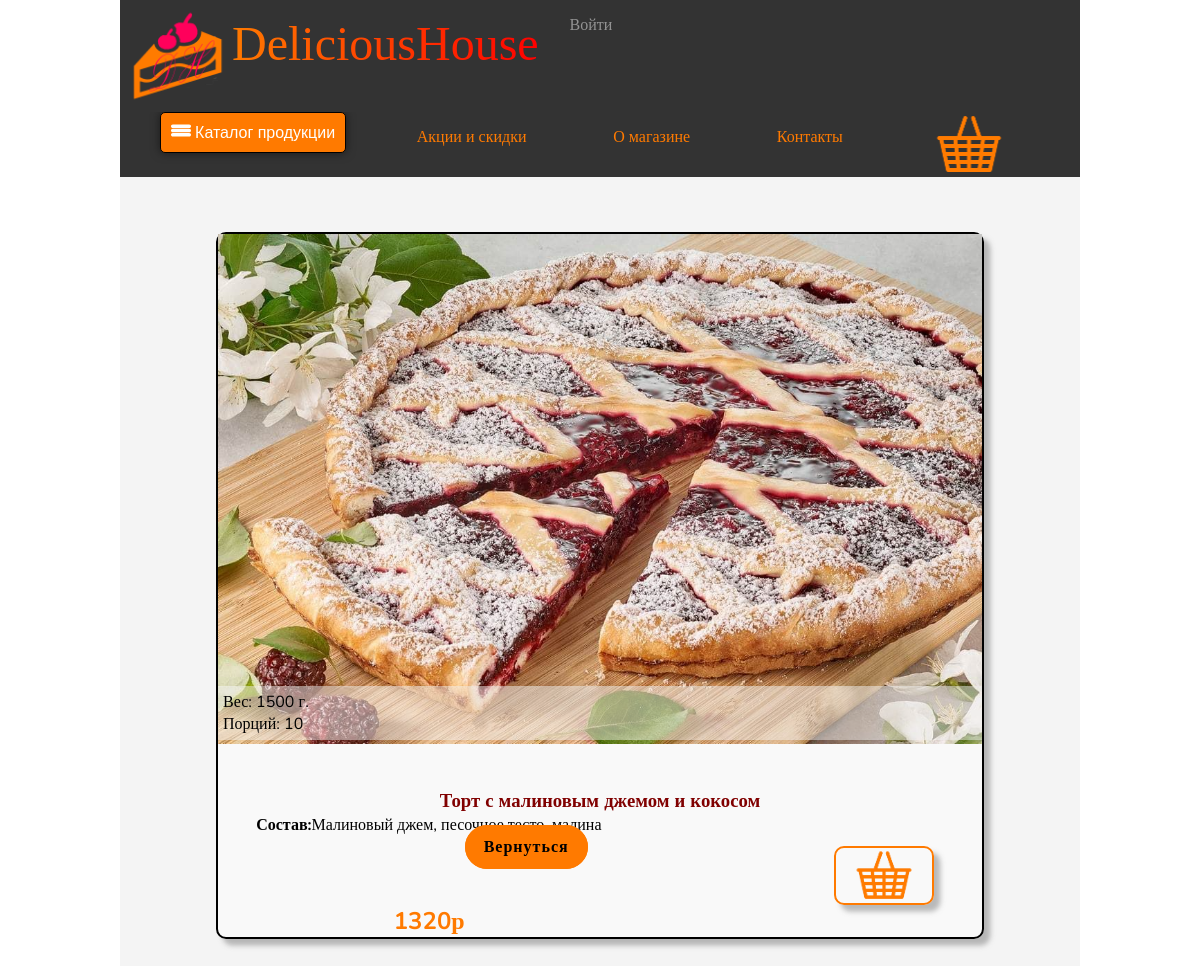
The app's page /products/show.php?id=10 with its own data.
### tables this page shows
CREATE TABLE `products` (
  `id` int(11) NOT NULL,
  `category_id` int(11) DEFAULT NULL,
  `country_id` int(11) DEFAULT NULL,
  `name` varchar(50) DEFAULT NULL,
  `description` varchar(255) NOT NULL,
  `image` varchar(255) DEFAULT NULL,
  `numberOfServings` int(255) DEFAULT NULL,
  `weight` float DEFAULT NULL,
  `price` float DEFAULT NULL
);

### products/show.php (called while the page is built)
<?php
include $_SERVER['DOCUMENT_ROOT'] . '/bootstrap.php';
$id = $_GET['id'] ?? 1;
$product = $dataProd->getOneProduct($id);
include $_SERVER['DOCUMENT_ROOT'] . '/products/show.view.php';

### BD/Connect.php (called while the page is built, shortened)
<?php
class Connect
{
    public static function make($conn)
    {
        return new PDO(
            'mysql:host=' . $conn['host'] . ';dbname=' . $conn['dbname'],
            $conn['login'],
            $conn['password'],
            $conn['options']
        );
    }
}

### bootstrap.php (called while the page is built, shortened)
<?php
include $_SERVER['DOCUMENT_ROOT'] . '/BD/Connect.php';
include $_SERVER['DOCUMENT_ROOT'] . '/APP/Models/Product.php';
$dataProd = new Product(Connect::make(CONN));

### APP/Models/Product.php (called while the page is built, shortened)
<?php
class Product
{
    protected $pdo;
    public function __construct(PDO $pdo)
    {
        $this->pdo = $pdo;
    }
    public function getOneProduct($id)
    {
        $stmt = $this->pdo->prepare('SELECT * FROM products WHERE id=:id');
        $stmt->execute(['id' => $id]);
        return $stmt->fetch();
    }
}

### products/show.view.php (the view)
<?php
include $_SERVER['DOCUMENT_ROOT'] . '/templates/header.view.php';
?>
<link rel="stylesheet" href="/CSS/navAdmin.css">
<div class="cards">
    <div class="cardShow">
        <?php if ($product): ?>
        <div class="imgBlock">
            <img class="imgCards" src="/IMG/<?= $product->image ?>" alt="img">
            <div class="countInfo">
                <div>Вес: <?= $product->weight ?> г.</div>
                <div>Порций: <?= $product->numberOfServings ?></div>
            </div>
        </div>
        <div class="text">
            <div class="name"><h3><?= $product->name ?></h3></div>
            <div>
                <span class="bold">Состав:</span><?= $product->description ?>
            </div>
            <div class="price"><?= $product->price ?>р</div>
            <div><a title="Добавить в корзину" href="#"><img class="imgBasket" src="/startIMG/корзина.png"
                                                             alt="img"></a></div>
            <div><a href="/index.php" class="subscribe">Вернуться</a></div>
        </div>
    </div>
    <?php endif; ?>
</div>

### CSS/slider.css (style rules this page uses)
body { margin: 0; font-family: sans-serif; overflow-x: hidden; }
* { box-sizing: border-box; }

### CSS/nav.css (style rules this page uses)
html, body { height: 100%; }
body { margin: 0; padding: 0; background-image: url("/startIMG/Фон.jpg"); background-repeat: no-repeat; background-attachment: fixed; background-clip: border-box; background-size: cover; display: flex; flex-direction: column; }

### CSS/products.css (style rules this page uses)
.cards { display: flex; flex-wrap: wrap; justify-content: space-evenly; flex-direction: row; }
.cardShow { margin-top: 30px; width: 80%; margin-bottom: 30px; background-color: rgba(255, 255, 255, 0.384); border: 2px solid black; border-radius: 10px; box-shadow: 0.4em 0.4em 5px rgba(122, 122, 122, 0.5); }
.imgCards { width: 100%; justify-content: center; align-content: center; background-size: cover; }
.imgBasket { margin: 10px; width: 100px; border: 2px solid #FF7A00; border-radius: 10px; box-shadow: 0.4em 0.4em 5px rgba(122, 122, 122, 0.5); float: right; }
.name { color: maroon; }
.text { padding: 5%; }
.bold { color: black; font-weight: bold; }
.price { color: #FF7A00; font-weight: bold; font-size: 150%; float: left; margin-top: 10%; margin-left: 20%; }
.countInfo { background-color: rgba(244, 244, 244, 0.5); position: absolute; bottom: 10px; width: 100%; padding: 5px; }
.imgBlock { position: relative; display: inline-block; }

### CSS/navAdmin.css (style rules this page uses)
* { padding: 0; margin: 0; }
h1, h2, h3, h4, h5, h6 { margin: 0; text-align: center; }
body { font-family: "Nunito"; background: url(/startIMG/fon.jpg) no-repeat center center fixed; -webkit-background-size: cover; -moz-background-size: cover; -o-background-size: cover; background-size: cover; }
.subscribe { background: #FF7A00; outline: none; font-weight: bold; padding: 10px 18px; border-radius: 25px; border: 1px solid #FF7A00; letter-spacing: 1px; text-decoration: none; color: black; }

### records on screen
products: image (picture), weight "1500", numberOfServings "10", name "Торт с малиновым джемом и кокосом", description "Малиновый джем, песочное тесто, малина", price "1320"
